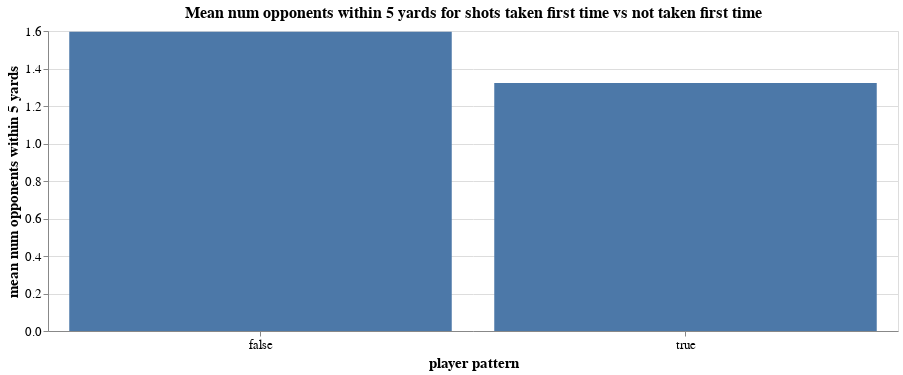

Write notebook code for a chart like this one.
### Code cell
alt.Chart(shot_training_set.groupby("first time").mean().reset_index()).mark_bar().encode(
        alt.X('first time:N', axis = alt.Axis(title = "player pattern", labelAngle = 0)),
        alt.Y('num opponents within 5 yards:Q', axis = alt.Axis(title = 'mean num opponents within 5 yards'))
).properties(width = 850, height = 300, 
             title = "Mean num opponents within 5 yards for shots taken first time vs not taken first time"
).configure_axis(labelFontSize = 13, titleFontSize = 15
).configure_title(fontSize = 16)

### Figure 1 — Vega-Lite specification as saved in the notebook (floating-point values rounded to 4 significant figures)
{"$schema": "https://vega.github.io/schema/vega-lite/v3.4.0.json", "config": {"axis": {"labelFontSize": 13, "titleFontSize": 15}, "mark": {"tooltip": null}, "title": {"fontSize": 16}, "view": {"height": 300, "width": 400}}, "data": {"name": "data-fff224572d6e3bb633832dfa8ea0f9ab"}, "datasets": {"data-fff224572d6e3bb633832dfa8ea0f9ab": [{"Distance from goal": 20.2, "duration": 0.802, "first time": false, "num opponents between shot and goal": 0.7602, "num opponents within 5 yards": 1.596, "outcome": 0.117, "statsbomb xg": 0.1079, "x gk position": 117.8, "x start location": 102.9, "y gk position": 39.9, "y start location": 39.25}, {"Distance from goal": 16.96, "duration": 0.7531, "first time": true, "num opponents between shot and goal": 0.6587, "num opponents within 5 yards": 1.323, "outcome": 0.1894, "statsbomb xg": 0.1736, "x gk position": 117.5, "x start location": 105.7, "y gk position": 39.97, "y start location": 39.96}]}, "encoding": {"x": {"axis": {"labelAngle": 0, "title": "player pattern"}, "field": "first time", "type": "nominal"}, "y": {"axis": {"title": "mean num opponents within 5 yards"}, "field": "num opponents within 5 yards", "type": "quantitative"}}, "height": 300, "mark": "bar", "title": "Mean num opponents within 5 yards for shots taken first time vs not taken first time", "width": 850}
